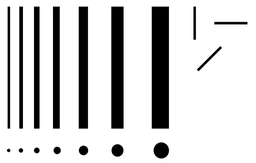
#> input picture Assignment 3/PatternsBlack.png, 256 x 163 px, shrunk from 512 x 326 before the run
$ python 03VES_Patterns.py   (older library calls are emulated)
#> lines starting #> are read from the running program, lines starting #| are printed output that depends on the picture
'''
Created on Feb 26, 2014

@author: Yuon
'''
import matplotlib.pyplot as plt
import numpy as np
import scipy.ndimage as ndimage
import cv2
import numpy.linalg as lin
import math

sigmas = [0.5, 1.0, 2.0, 4.0, 6.0, 8.0, 10.0]
img = cv2.imread("PatternsBlack.png")
#> img is the input picture: shape (163, 256, 3); min 0, max 255, mean 208

img_gray = cv2.cvtColor(img,cv2.COLOR_BGR2GRAY)
img_gray = np.array(img_gray,dtype=np.float)

img_gray -= np.min(img_gray)
img_gray /= np.max(img_gray)

for sigma in sigmas:
    Hii = ndimage.gaussian_filter(img_gray, sigma, (2,0))
    Hij = ndimage.gaussian_filter(img_gray, sigma, (1,1))
    Hjj = ndimage.gaussian_filter(img_gray, sigma, (0,2))

    Hii *= sigma**2
    Hij *= sigma**2
    Hjj *= sigma**2

    for i in range(len(img_gray)):
        for j in range(len(img_gray[0])):
            currentPixArr = [ [Hii[i][j], Hij[i][j]],
                             [Hij[i][j], Hjj[i][j]] ]
            eigVals = lin.eigvals(currentPixArr)
            absVals = abs(eigVals)
            lambda1 = 0.0
            lambda2 = 0.0

            if absVals[0] >= absVals[1]:
                lambda1 = eigVals[1]
                lambda2 = eigVals[0]
            else:
                lambda1 = eigVals[0]
                lambda2 = eigVals[1]
            ves = []
            currentVES = 0.0

            if lambda2 > 0:
                currentVES = math.exp(-((lambda1/lambda2)/(2.0*0.5))**2) * (1 - math.exp(-((lambda1**2 + lambda2**2)/(2*((125*125))))))


            ves.append(currentVES)
            print(ves)

            img_gray[i][j] = np.max(ves)
#> this loop made 7 passes
#> pass 1, `Hii = ndimage.gaussian_filter(img_gray, sigma, (2,0))`:
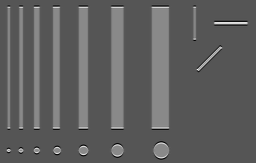
#> Hii: shape (163, 256) float64; min -1.49, max 1.27, mean -0.457; drawn with min black and max white
#> pass 1, `Hij = ndimage.gaussian_filter(img_gray, sigma, (1,1))`:
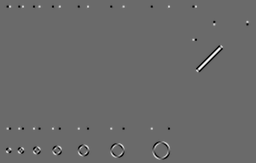
#> Hij: shape (163, 256) float64; min -0.183, max 0.255, mean -4.96e-21; drawn with min black and max white
#> pass 1, `Hjj = ndimage.gaussian_filter(img_gray, sigma, (0,2))`:
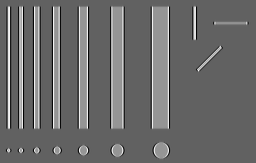
#> Hjj: shape (163, 256) float64; min -1.6, max 1.12, mean -0.457; drawn with min black and max white
#> after the loop: Hii: shape (163, 256) float64; every value is 0


plt.subplot(121)
plt.imshow(img)
plt.title("Original Image")

plt.subplot(122)
plt.imshow(img_gray, cmap="Greys_r")
plt.title("Vesselness Enhancement")
plt.show()
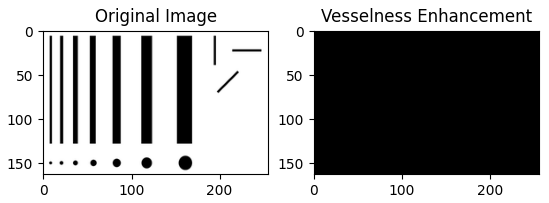
#> figure drawn by matplotlib, 2 panels
